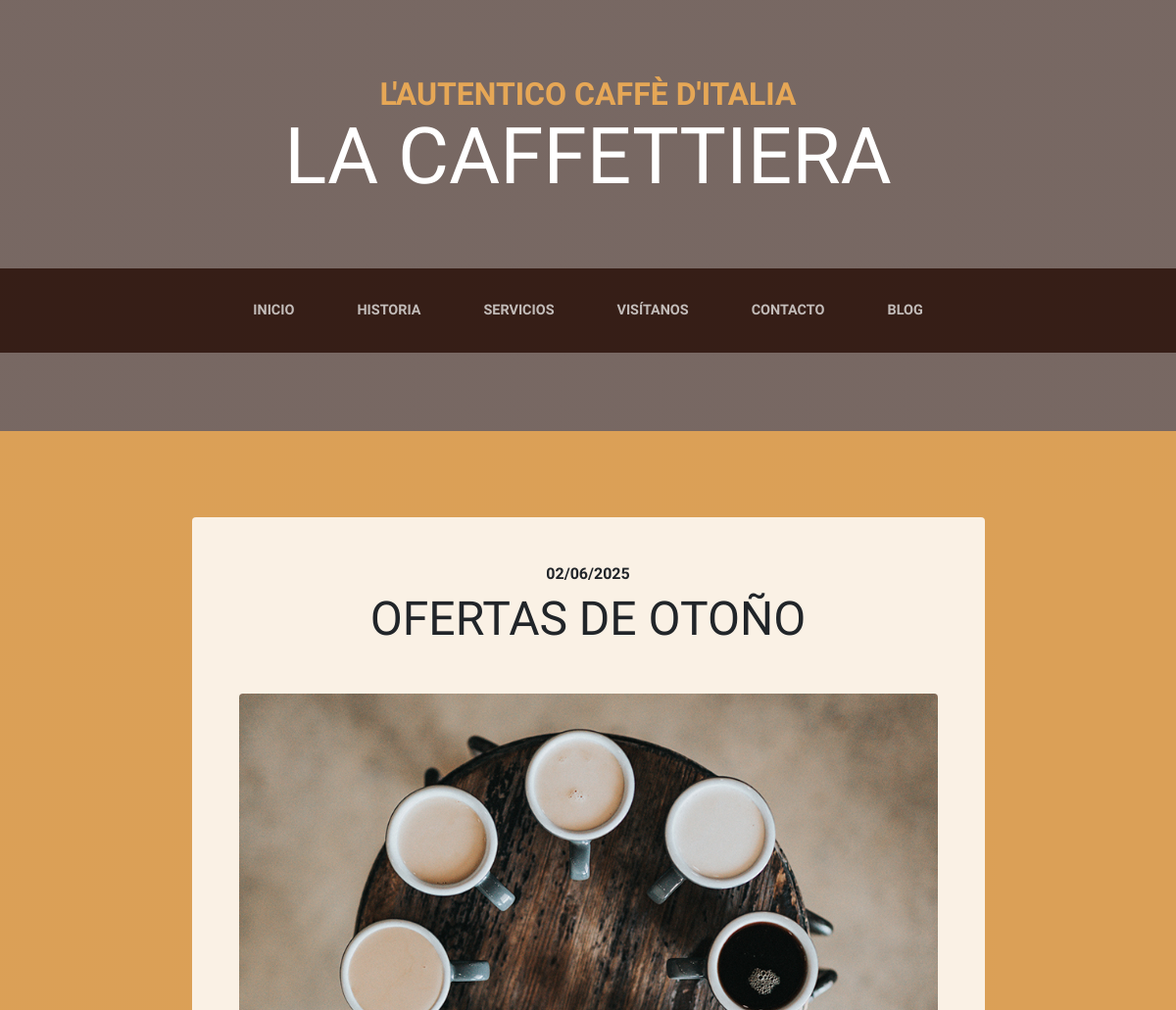
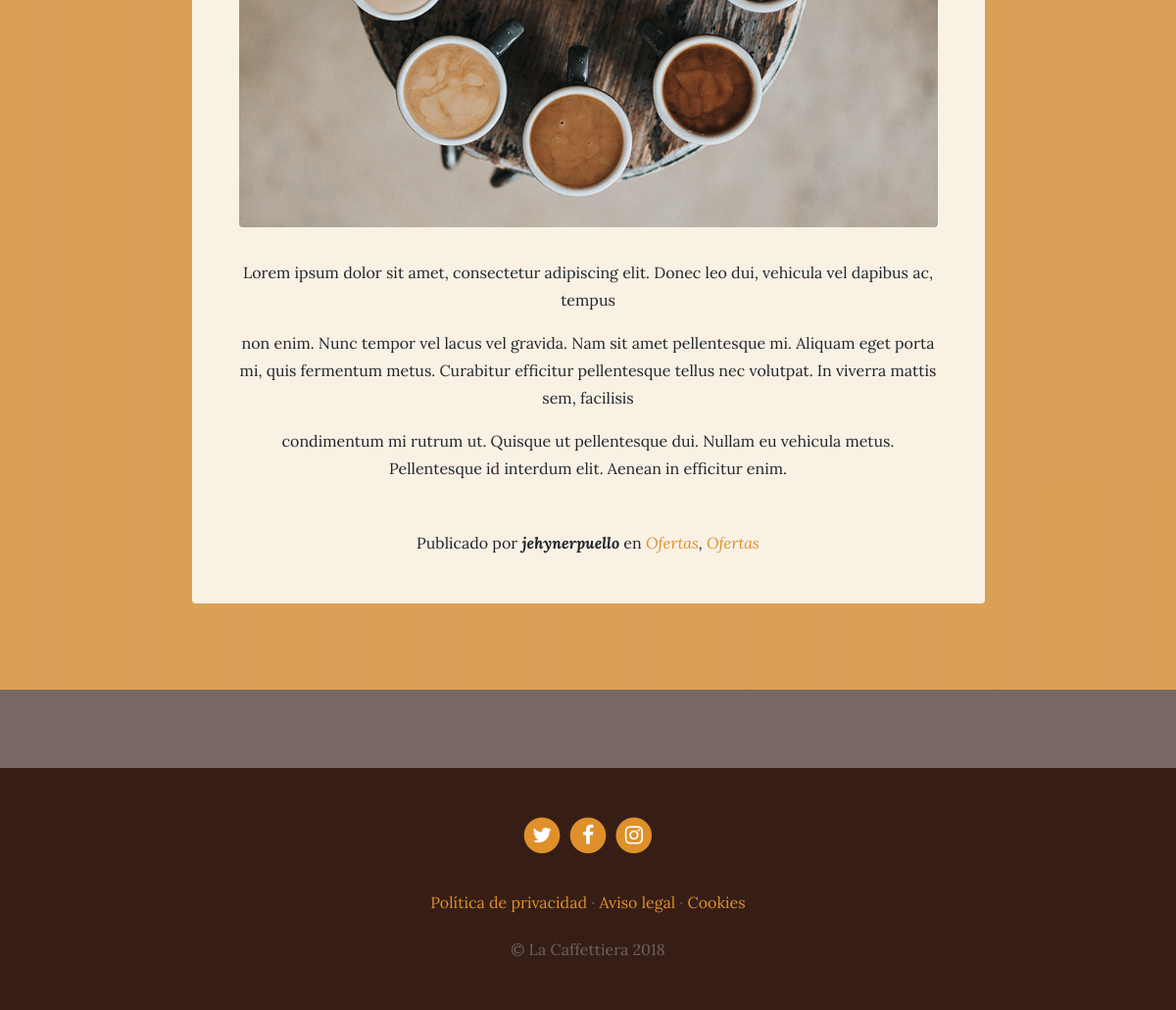
The app's page /blog/category/2/ with its own data (2 pictures, top to bottom).
### blog/models.py (models this page shows, shortened)
class Post(models.Model):
    title = models.CharField(max_length=200, verbose_name="Título")
    content = models.TextField(verbose_name="Contenido")
    published = models.DateTimeField(verbose_name="Fecha de publicación", default=now)
    image = models.ImageField(verbose_name="Imagen", upload_to='blog', blank=True, null=True)
    author = models.ForeignKey(User, verbose_name="Autor", on_delete=models.CASCADE)#El models.CASCADE significa que si se elimina el usuario, se eliminarán también sus entradas
    categories =models.ManyToManyField(Category, verbose_name="Categorías", related_name="get_posts") # ManyToManyField permite que una entrada tenga varias categorías y una categoría tenga varias entradas
    created = models.DateTimeField(auto_now_add=True, verbose_name="Fecha de creación")
    updated = models.DateTimeField(auto_now=True, verbose_name="Fecha de modificación")
    class Meta:
        verbose_name = "entrada"
        verbose_name_plural = "entradas"
        ordering = ['-created']

class Category(models.Model):
    name = models.CharField(max_length=100, verbose_name="Nombre")
    created = models.DateTimeField(auto_now_add=True, verbose_name="Fecha de creación")
    updated = models.DateTimeField(auto_now=True, verbose_name="Fecha de modificación")
    class Meta:
        verbose_name = "categoría"
        verbose_name_plural = "categorías"
        ordering = ['-created']

### blog/views.py (the view)
# urls.py: path('category/<int:category_id>/', views.category, name='category'),
def category(request, category_id):
    category = get_object_or_404(Category, id=category_id)
    posts = category.get_posts.all()  # Obtiene todas las entradas asociadas a la categoría
    return render(request, "blog/category.html", {'category': category, 'posts': posts})  # Pasa la categoría y las entradas a la plantilla

### blog/templates/blog/category.html (shortened to what this page needs)
{% extends 'core/base.html' %}
{% load static %}
{% block content %}
  {% for post in posts %}
    <section class="page-section cta">
      <div class="container">
        <div class="row">
          <div class="col-xl-9 mx-auto">
            <div class="cta-innerv text-center rounded">
              <h2 class="section-heading mb-5">
                <span class="section-heading-upper">{{post.published|date:"SHORT_DATE_FORMAT"}}</span>
                <span class="section-heading-lower">{{post.title}}</span>
              </h2>
              <p class="mb-0">
                <img class="mx-auto d-flex rounded img-fluid mb-3 mb-lg-0" src="{{post.image.url}}" alt="">
              </p>
              <p class="mb-0 mbt">
                {{post.content|linebreaks}}
              </p>
              <p class="mb-0 mbt">
                <span class="section-heading-under">Publicado por <em><b>{{post.author}}</b></em> en
                  <em>
                    {% for cat in post.categories.all %}
                      <a href="{% url 'category' category.id %}" class="link">{{category.name}}</a>{% if not forloop.last %},{% endif %}
                    {% endfor %}
                  </em>
                </span>
              </p>
            </div>
          </div>
        </div>
      </div>
    </section>
  {% endfor %}
{% endblock %}

### core/static/core/css/business-casual.css (style rules this page uses)
body { font-family: 'Lora'; background: linear-gradient(rgba(47, 23, 15, 0.65), rgba(47, 23, 15, 0.65)), url("../img/bg.jpg"); background-attachment: fixed; background-position: center; background-size: cover; }
h1, h2, h3, h4, h5, h6 { font-family: 'Raleway'; }
p { line-height: 1.75; }
.page-section { margin-top: 5rem; margin-bottom: 5rem; }
.section-heading { text-transform: uppercase; }
.section-heading .section-heading-upper { display: block; font-size: 1rem; font-weight: 800; padding-bottom:.5rem; }
.section-heading .section-heading-lower { display: block; font-size: 3rem; font-weight: 100; }
.cta { padding-top: 5rem; padding-bottom: 5rem; background-color: rgba(230, 167, 86, 0.9); }
.cta .cta-innerv { position: relative; padding: 3rem; margin: 0.5rem; background-color: rgba(255, 255, 255, 0.85); }
.mbt { padding-top: 2rem; }
a.link { color: #df902a; }

### records on screen
Post: published "02/06/2025", title "OFERTAS DE OTOÑO", image (picture), content "Lorem ipsum dolor sit amet, consectetur adipiscing elit. Donec leo dui, vehicula vel dapibus ac, tempus non enim. Nunc tempor vel lacus vel gravida. Nam sit amet pellentesque mi. Aliquam eget porta mi, quis fermentum metus. Curabitur efficitur pellentesque tellus nec volutpat. In viverra mattis sem, facilisis condimentum mi rutrum ut. Quisque ut pellentesque dui. Nullam eu vehicula metus. Pellentesque id interdum elit. Aenean in efficitur enim.", author "jehynerpuello"
Category: name "Ofertas"
